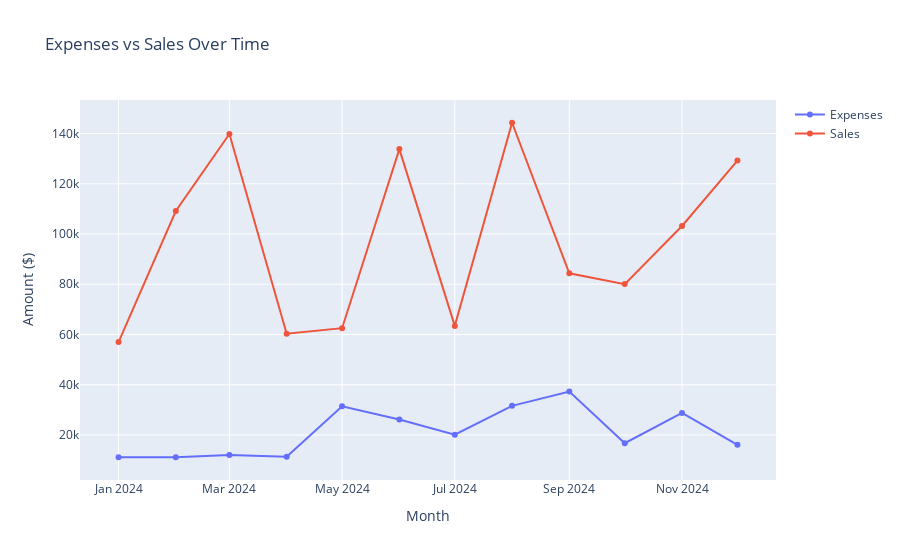

The notebook cell this image was saved under:
### Markdown cell above
# Incorporating other Charts to the Main Dashboard.

### Code cell
# Expenses vs Sales Over Time
df['Month'] = pd.to_datetime(df['Month'], format='%Y-%m-%d')
pivot = df.groupby('Month').sum()[['Amount', 'Sales']]
pivot = pivot.sort_index()
all_months = pd.date_range('2024-01-01', '2024-12-01', freq='MS')
pivot = pivot.reindex(all_months, fill_value=0)
fig_expenses_sales = go.Figure()
fig_expenses_sales.add_trace(go.Scatter(x=pivot.index, y=pivot['Amount'], mode='lines+markers', name='Expenses'))
fig_expenses_sales.add_trace(go.Scatter(x=pivot.index, y=pivot['Sales'], mode='lines+markers', name='Sales'))
fig_expenses_sales.update_layout(title="Expenses vs Sales Over Time", xaxis_title="Month", yaxis_title="Amount ($)")

### Figure 1 — Plotly figure (JSON) as saved in the notebook; plotly's stock layout.template omitted (floating-point values rounded to 4 significant figures)
{"data": [{"mode": "lines+markers", "name": "Expenses", "type": "scatter", "x": ["2024-01-01T00:00:00", "2024-02-01T00:00:00", "2024-03-01T00:00:00", "2024-04-01T00:00:00", "2024-05-01T00:00:00", "2024-06-01T00:00:00", "2024-07-01T00:00:00", "2024-08-01T00:00:00", "2024-09-01T00:00:00", "2024-10-01T00:00:00", "2024-11-01T00:00:00", "2024-12-01T00:00:00"], "y": [11139, 11139, 12031, 11302, 31400, 26148, 20129, 31595, 37319, 16748, 28784, 16083]}, {"mode": "lines+markers", "name": "Sales", "type": "scatter", "x": ["2024-01-01T00:00:00", "2024-02-01T00:00:00", "2024-03-01T00:00:00", "2024-04-01T00:00:00", "2024-05-01T00:00:00", "2024-06-01T00:00:00", "2024-07-01T00:00:00", "2024-08-01T00:00:00", "2024-09-01T00:00:00", "2024-10-01T00:00:00", "2024-11-01T00:00:00", "2024-12-01T00:00:00"], "y": [56984, 109153, 139829, 60326, 62520, 133811, 63431, 144298, 84369, 80060, 103202, 129222]}], "layout": {"title": {"text": "Expenses vs Sales Over Time"}, "xaxis": {"title": {"text": "Month"}}, "yaxis": {"title": {"text": "Amount ($)"}}}}
